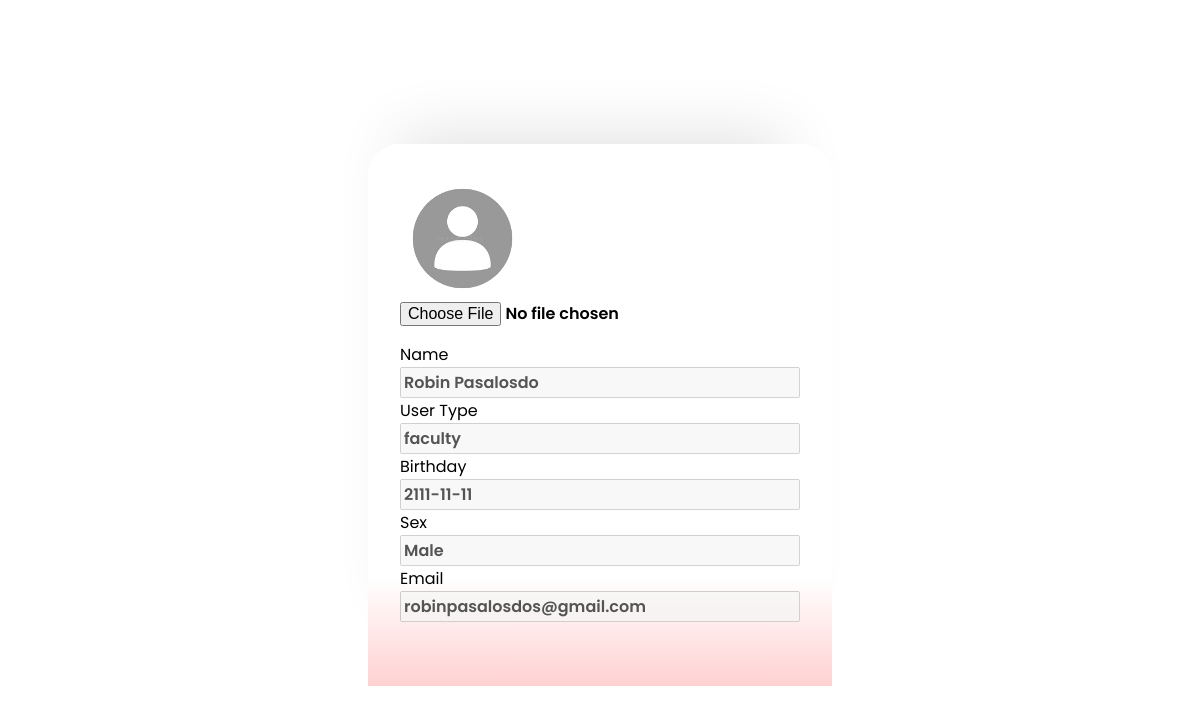
Before: /pages/admin/profile.php?user=32 with the older database file.
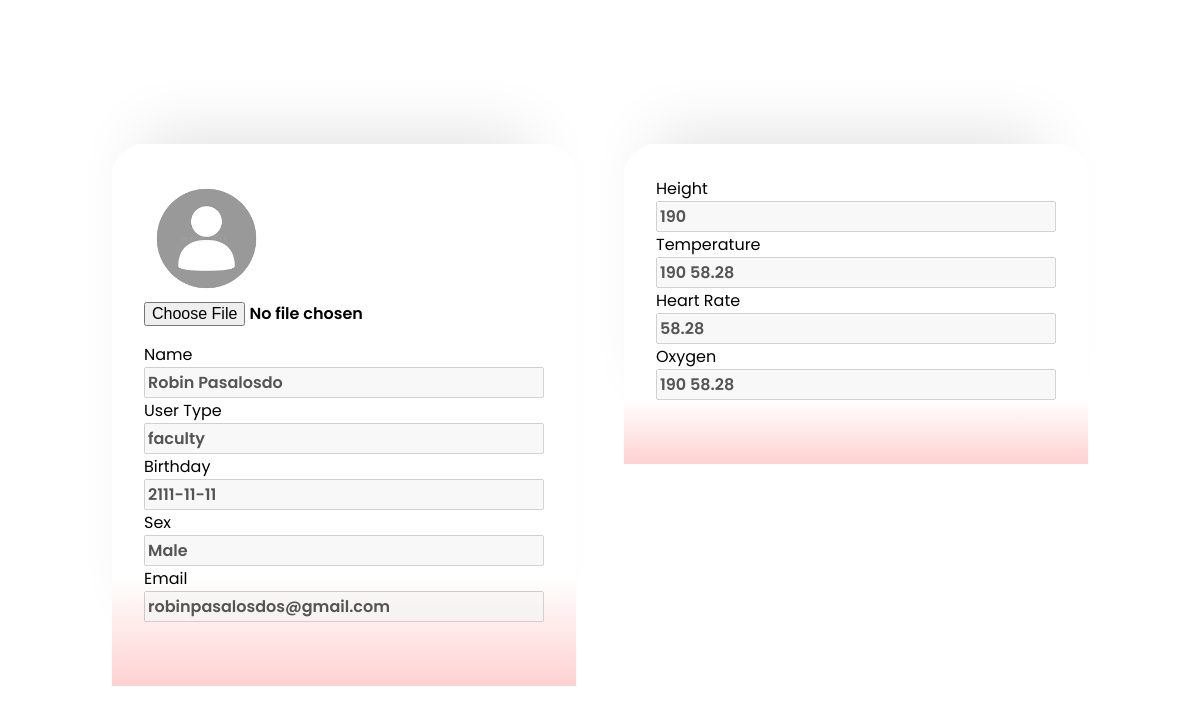
After: the same page with the newer database file.
### tables this page shows
CREATE TABLE `users` (
  `id` int(11) NOT NULL,
  `user_type` varchar(50) NOT NULL,
  `name` varchar(50) NOT NULL,
  `birthday` varchar(50) NOT NULL,
  `sex` varchar(50) NOT NULL,
  `email` varchar(50) NOT NULL,
  `student_no` varchar(50) NOT NULL,
  `course` varchar(50) NOT NULL,
  `year` varchar(50) NOT NULL,
  `section` varchar(50) NOT NULL,
  `password` varchar(50) NOT NULL,
  `assessment_access` int(11) NOT NULL,
  `verified` int(11) NOT NULL,
  `pic` varchar(100) NOT NULL,
  `date_created` date NOT NULL DEFAULT current_timestamp(),
  `created_timestamp` datetime NOT NULL DEFAULT current_timestamp()
);

CREATE TABLE `records` (
  `id` int(11) NOT NULL,
  `user_id` int(11) NOT NULL,
  `user_type` varchar(50) NOT NULL,
  `name` varchar(50) NOT NULL,
  `email` varchar(50) NOT NULL,
  `heart_rate` varchar(50) NOT NULL,
  `oxygen` varchar(50) NOT NULL,
  `bp` varchar(50) NOT NULL,
  `temp` varchar(50) NOT NULL,
  `height` varchar(50) NOT NULL,
  `weight` varchar(50) NOT NULL,
  `bmi` varchar(50) NOT NULL,
  `transaction_no` int(11) NOT NULL,
  `assessment_status` int(11) NOT NULL,
  `date_created` date NOT NULL DEFAULT current_timestamp(),
  `created_timestamp` datetime NOT NULL DEFAULT current_timestamp()
);

### pages/admin/profile.php (the view, shortened to what this page needs)
<head>
    <link rel="stylesheet" href="css/style.css">
</head>
<body>
<div class="electronic-health-record">
    <?php
        if (isset($_GET['user'])){
            $id = $_GET['user'];
            $res = mysqli_query($conn, "SELECT * FROM users WHERE id = $id");
            if (mysqli_num_rows($res) > 0) {
                $user = mysqli_fetch_assoc($res) ?>
            <div>
                <form class="form" id = "form" action="" enctype="multipart/form-data" method="post">
                    <div class="upload">
                        <?php
                            $image = $user["pic"];
                        ?>
                        <img src="../pupclinic/php/profile_pic/<?php echo $image; ?>" width = 125 height = 125 title="<?php echo $image; ?>">
                        <div class="round">
                            <input type="file" name="image" id = "image" accept=".jpg, .jpeg, .png">
                        </div>
                    </div>
                </form>
                <label>Name</label>
                <input type="text" value="<?=$user['name']?>" name="name" id="name" autocomplete="off" disabled required>
                <label>User Type</label>
                <input type="text" value="<?=$user['user_type']?>" name="name" id="name" autocomplete="off" disabled required>
                <label>Birthday</label>
                <input type="text" value="<?=$user['birthday']?>" name="birthday" id="birthday" autocomplete="off" disabled required>
                <label>Sex</label>
                <input type="text" value="<?=$user['sex']?>" name="sex" id="sex" autocomplete="off" disabled required>
                <label>Email</label>
                <input type="text" value="<?=$user['email']?>" name="email" id="email" autocomplete="off" disabled required>
            </div>
    <?php }
            $res = mysqli_query($conn, "SELECT * FROM records WHERE user_id = $id ORDER BY created_timestamp DESC LIMIT 1");
            if (mysqli_num_rows($res) > 0) {
                $record = mysqli_fetch_assoc($res) ?>
            <div>
                <label>Height</label>
                <input type="text" value="<?=$record['height']?>" name="height" id="height" autocomplete="off" disabled required>
                <label>Temperature</label>
                <input type="text" value="<?=$record['temp']?>" name="temp" id="temp" autocomplete="off" disabled required>
                <label>Heart Rate</label>
                <input type="text" value="<?=$record['heart_rate']?>" name="heart_rate" id="heart_rate" autocomplete="off" disabled required>
                <label>Oxygen</label>
                <input type="text" value="<?=$record['oxygen']?>" name="oxygen" id="oxygen" autocomplete="off" disabled required>
            </div>
    <?php }}?>
</div>
</body>

### css/style.css (style rules this page uses)
body { margin: 0; }
input, select { font-size: 1rem; font-family: var(--def-font); font-weight: 600; }
.electronic-health-record { display: flex; flex-direction: row; justify-content: center; margin-top: 11vh; }
.electronic-health-record > div { display: flex; background: var(--def-gradient-form); padding: 2rem 2rem 4rem 2rem; border-radius: 2rem 2rem 0 0 ; box-shadow: var(--box-shadow); flex-direction: column; justify-items: center; height: min-content; width: 85%; max-width: 25rem; position: relative; align-content: space-evenly; margin: 2%; margin-top: 7vh; font-family: var(--def-font); }

Changed rows visible on the page:
added records: height "190", temp "190 58.28", heart_rate "58.28", oxygen "190 58.28"
Other visible differences:
text now shown: "Height Temperature Heart Rate Oxygen"
